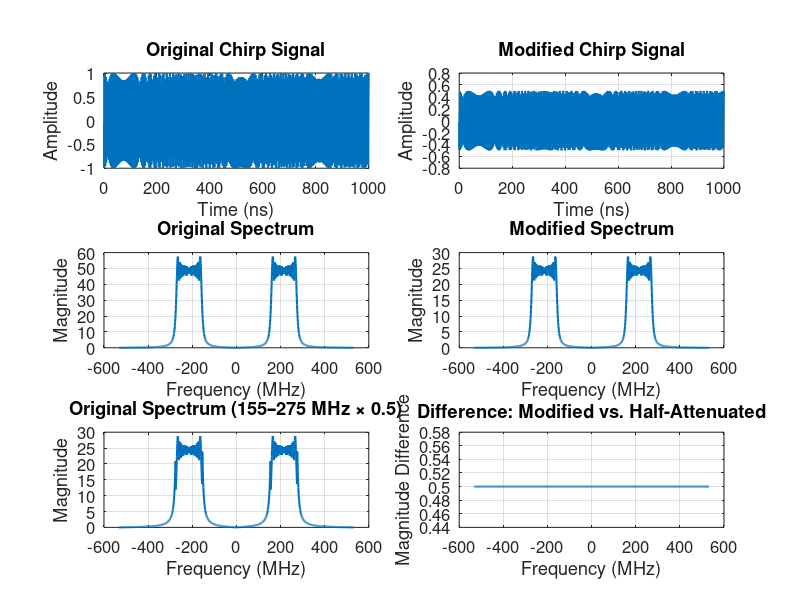

This figure's MATLAB source:
%======================
% Chirp 信号生成与频谱分析（频谱衰减与逆变换，2列3行图）
%======================

close all;
clc;

% 1. 参数定义
f_start = 275e6;
f_end = 155e6;
fs = 1064e6;
flat_time = 1000e-9;

N = round(flat_time * fs);
dt = 1 / fs;
t = (0:N - 1) * dt;

% 2. 生成 chirp 信号（线性下降）
f_t = f_start + (f_end - f_start) / max(t) * t;
dPhase = 2 * pi * f_t * dt;
phi = cumsum(dPhase);
x = cos(phi); % 原始信号

% 3. 原始频谱分析
X = fft(x);
frequencies = linspace(-fs / 2, fs / 2, N);
X_shifted = fftshift(X);
magnitude_original = abs(X_shifted);

% 4. 修改频谱（将 155-275 MHz 范围衰减为 0.5 倍）
f_low = 155e6;
f_high = 275e6;
index_range = (abs(frequencies) >= f_low) & (abs(frequencies) <= f_high);

magnitude_modified = magnitude_original;
phase = angle(X_shifted);

magnitude_modified(index_range) = 0.5 * magnitude_modified(index_range);
X_modified = magnitude_modified .* exp(1i * phase);
magnitude_half = abs(X_modified);

X_modified1 = X_shifted;
X_modified1 = 0.5 * X_modified1;
magnitude_half1 = abs(X_modified1);

error1 = max(abs(magnitude_half - magnitude_modified));
error2 = max(abs(magnitude_half1 - magnitude_modified)); % 0
error3 = max(abs(magnitude_half1 - magnitude_half));

% 5. 逆变换，得到修改后的时域信号
X_modified_unshifted = ifftshift(X_modified1);
x_modified = ifft(X_modified_unshifted);

% 6. 修改后频谱分析
X2 = fft(x_modified);
X2_shifted = fftshift(X2);
magnitude_modified = abs(X2_shifted);

% 7. 绘图：2列3行 subplot
fig = figure('Name', 'Chirp Signal Analysis', 'WindowState', 'maximized');
set(fig, 'Units', 'normalized', 'Position', [0 0 1 1]);
set(groot, 'DefaultAxesFontSize', 12)
set(groot, 'DefaultLineLineWidth', 1.5)

% 左上：原始时域图
subplot(3, 2, 1);
plot(t * 1e9, x);
xlabel('Time (ns)');
ylabel('Amplitude');
title('Original Chirp Signal');
grid on;

% 右上：修改后时域图
subplot(3, 2, 2);
plot(t * 1e9, x_modified);
xlabel('Time (ns)');
ylabel('Amplitude');
title('Modified Chirp Signal');
grid on;

% 左中：原始频谱图
subplot(3, 2, 3);
plot(frequencies / 1e6, magnitude_original);
xlabel('Frequency (MHz)');
ylabel('Magnitude');
title('Original Spectrum');
grid on;

% 右中：修改后频谱图
subplot(3, 2, 4);
plot(frequencies / 1e6, magnitude_modified);
xlabel('Frequency (MHz)');
ylabel('Magnitude');
title('Modified Spectrum');
grid on;

% 左下：原始频谱 × 0.5（用于对比）
subplot(3, 2, 5);
plot(frequencies / 1e6, magnitude_half);
xlabel('Frequency (MHz)');
ylabel('Magnitude');
title('Original Spectrum (155–275 MHz × 0.5)');
grid on;

% 右下：绘制频谱差异曲线
subplot(3, 2, 6);
plot(frequencies / 1e6, magnitude_modified./ magnitude_original);
xlabel('Frequency (MHz)');
ylabel('Magnitude Difference');
title('Difference: Modified vs. Half-Attenuated');
grid on;
